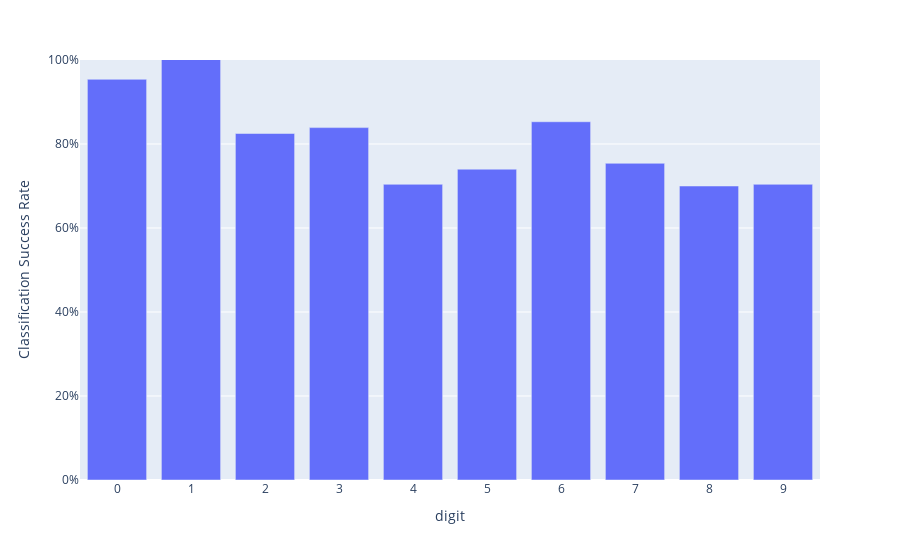

The notebook cell this image was saved under:
### Markdown cell above
Open Question: Why does this change on each run?

### Code cell
digits, counts = list(zip(*correct.items()))
fig = px.bar(x = digits, y=np.array(counts)/1000, labels={'x': "digit", 'y': "Classification Success Rate"}, range_y=(0, 1))
fig.update_layout(yaxis={"tickformat": ",.0%"}, xaxis={"tickmode": "linear"})
fig.show()

### Figure 1 — Plotly figure (JSON) as saved in the notebook; plotly's stock layout.template omitted (floating-point values rounded to 4 significant figures)
{"data": [{"alignmentgroup": "True", "hovertemplate": "digit=%{x}<br>Classification Success Rate=%{y}<extra></extra>", "legendgroup": "", "marker": {"color": "#636efa", "pattern": {"shape": ""}}, "name": "", "offsetgroup": "", "orientation": "v", "showlegend": false, "textposition": "auto", "type": "bar", "x": [0, 1, 2, 3, 4, 5, 6, 7, 8, 9], "xaxis": "x", "y": [0.954, 1.017, 0.825, 0.839, 0.704, 0.74, 0.853, 0.754, 0.7, 0.704], "yaxis": "y"}], "layout": {"barmode": "relative", "legend": {"tracegroupgap": 0}, "margin": {"t": 60}, "xaxis": {"anchor": "y", "domain": [0, 1], "tickmode": "linear", "title": {"text": "digit"}}, "yaxis": {"anchor": "x", "domain": [0, 1], "range": [0, 1], "tickformat": ",.0%", "title": {"text": "Classification Success Rate"}}}}
